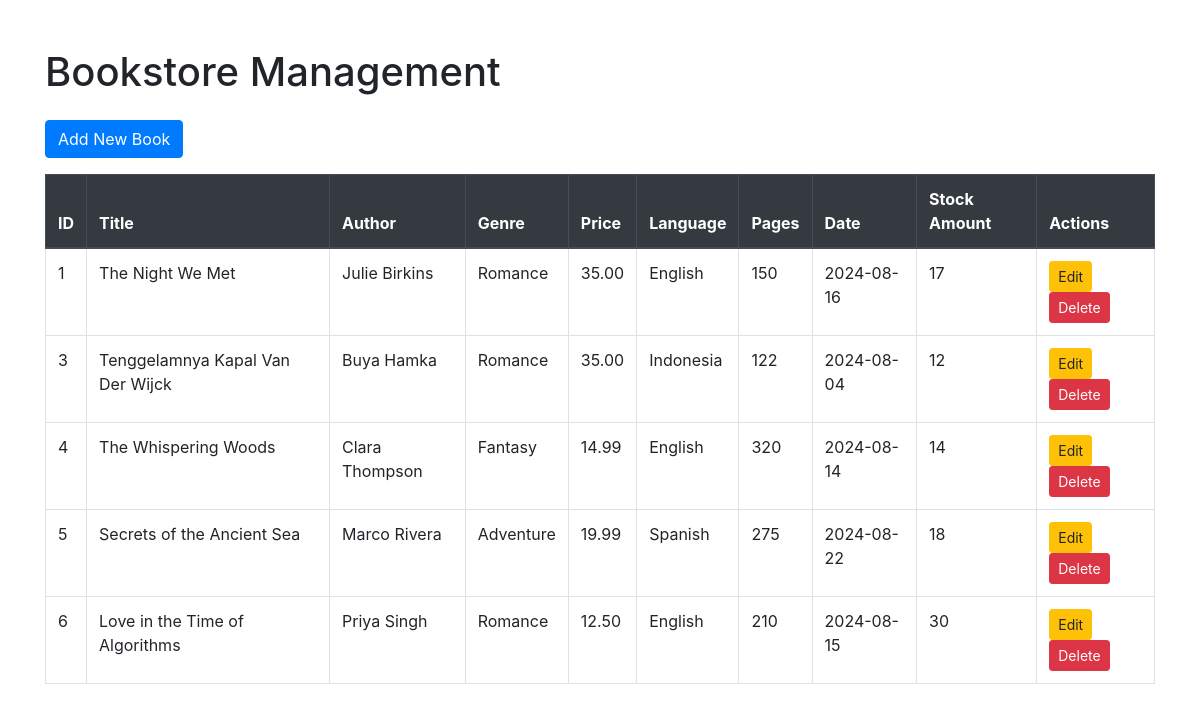
The page / on the database its author committed.
### tables this page shows
CREATE TABLE `books` (
  `bookID` int(11) NOT NULL AUTO_INCREMENT,
  `title` varchar(255) NOT NULL,
  `author` varchar(255) NOT NULL,
  `genre` varchar(100) DEFAULT NULL,
  `price` decimal(10,2) DEFAULT NULL,
  `language` varchar(100) DEFAULT NULL,
  `pages` int(11) DEFAULT NULL,
  `date` date DEFAULT NULL,
  `stock_amount` int(11) NOT NULL DEFAULT 0,
  PRIMARY KEY (`bookID`)
);

### index.php (the view, shortened to what this page needs)
<?php include 'dbconn.php'; ?>
<!DOCTYPE html>
<html lang="en">
<head>
    <link href="https://stackpath.bootstrapcdn.com/bootstrap/4.5.2/css/bootstrap.min.css" rel="stylesheet">
</head>
<body>
    <div class="container mt-5">
        <h1 class="mb-4">Bookstore Management</h1>
        <a href="create.php" class="btn btn-primary mb-3">Add New Book</a>
        <table class="table table-bordered">
            <thead class="thead-dark">
                <tr>
                    <th>ID</th>
                    <th>Title</th>
                    <th>Author</th>
                    <th>Genre</th>
                    <th>Price</th>
                    <th>Language</th>
                    <th>Pages</th>
                    <th>Date</th>
                    <th>Stock Amount</th>
                    <th>Actions</th>
                </tr>
            </thead>
            <tbody>
                <?php
                $sql = "SELECT * FROM books";
                $result = $conn->query($sql);
                if ($result->num_rows > 0) {
                    while ($row = $result->fetch_assoc()) {
                        echo "<tr>";
                        echo "<td>" . $row['bookID'] . "</td>";
                        echo "<td>" . $row['title'] . "</td>";
                        echo "<td>" . $row['author'] . "</td>";
                        echo "<td>" . $row['genre'] . "</td>";
                        echo "<td>" . $row['price'] . "</td>";
                        echo "<td>" . $row['language'] . "</td>";
                        echo "<td>" . $row['pages'] . "</td>";
                        echo "<td>" . $row['date'] . "</td>";
                        echo "<td>" . $row['stock_amount'] . "</td>";
                        echo "<td>";
                        echo "<a href='update.php?bookID=" . $row['bookID'] . "' class='btn btn-warning btn-sm'>Edit</a> ";
                        echo "<a href='delete.php?bookID=" . $row['bookID'] . "' class='btn btn-danger btn-sm' onclick='return confirm(\"Are you sure you want to delete this book?\");'>Delete</a>";
                        echo "</td>";
                        echo "</tr>";
                    }
                } else {
                    echo "<tr><td colspan='10' class='text-center'>No books found</td></tr>";
                }
                ?>
            </tbody>
        </table>
    </div>
</body>
</html>

### rows shown on the page
books: bookID "1", title "The Night We Met", author "Julie Birkins", genre "Romance", price "35.00", language "English", pages "150", date "2024-08-16", stock_amount "17"
books: bookID "3", title "Tenggelamnya Kapal Van Der Wijck", author "Buya Hamka", genre "Romance", price "35.00", language "Indonesia", pages "122", date "2024-08-04", stock_amount "12"
books: bookID "4", title "The Whispering Woods", author "Clara Thompson", genre "Fantasy", price "14.99", language "English", pages "320", date "2024-08-14", stock_amount "14"
books: bookID "5", title "Secrets of the Ancient Sea", author "Marco Rivera", genre "Adventure", price "19.99", language "Spanish", pages "275", date "2024-08-22", stock_amount "18"
books: bookID "6", title "Love in the Time of Algorithms", author "Priya Singh", genre "Romance", price "12.50", language "English", pages "210", date "2024-08-15", stock_amount "30"
